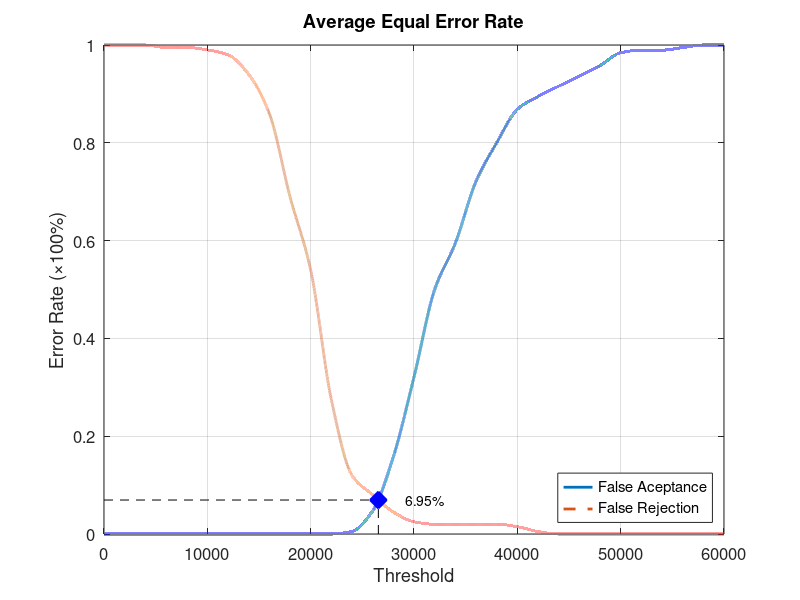
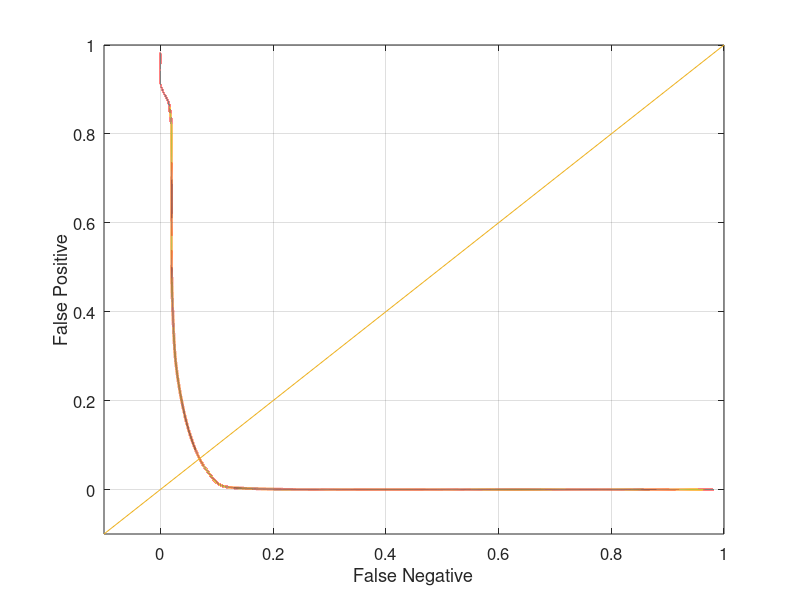

Source code (MATLAB) for these figures, in order:
function yEER = Database4_3
close all;
clear;
clc;
x = 0:2000:60000;
xq = 0:0.5:60000;

y0 = [0 0 0 0 0 0 0 0 0 0 0 0 0.00526316 0.0473684 0.157895 0.321053 0.5 0.594737 0.721053 0.8 0.868421 0.894737 0.915789 0.936842 0.957895 0.984211 0.989474 0.989474 0.994737 1 1];
yy0 = interp1(x, y0, xq, 'pchip');
y1 = [1 1 1 0.995 0.995 0.99 0.98 0.94 0.86 0.69 0.54 0.275 0.12 0.08 0.045 0.025 0.02 0.02 0.02 0.02 0.015 0.005 0 0 0 0 0 0 0 0 0];
yy1 = interp1(x, y1, xq, 'pchip');

% Calculating EER: 
y2 = abs(y0 - y1);
find(y2 == min(y2))
yy2 = abs(yy0 - yy1);
xEER = find(yy2 == min(yy2));
xEERIndex = xq(xEER) % X-axis EER
yEER = yy0(xEER) % Y-axis EER

main = figure
plot(xq, yy0,'-','LineWidth', 2);	hold on
plot(xq, yy1,'--','LineWidth', 2);	hold on
plot([xEERIndex xEERIndex], [0 yEER], 'k--');	hold on
plot([0 xEERIndex], [yEER yEER], 'k--');	hold on
plot(xEERIndex, yEER, 'bx', 'LineWidth', 10);	hold on
text(xEERIndex + 10 * xEERIndex / 100, yEER, [num2str(round((10000 * yEER)) / 100) '%'])
legend('False Aceptance', 'False Rejection', 'Location', 'SouthEast')
xlabel('Threshold')
ylabel('Error Rate (\times100%)')
title('Average Equal Error Rate')
set(gca, 'FontSize', 12)
axis([0 60000 0 1])
grid on

print(main, 'Database4_3Main', '-dpng');
FNRxFPR = figure('Color', [1 1 1]);
plot(yy1, yy0, '-', yy1, yy0, 'LineWidth', 2);
hold on
y = -0.1:0.1:1
plot(y, y); 
set(gca, 'FontSize', 12)
xlabel('False Negative')
ylabel('False Positive')
axis([-0.1 1 -0.1 1])
set(gca, 'FontSize', 12)
grid on

print(FNRxFPR, 'Database4_3FNRxFPR','-dpng');
end
